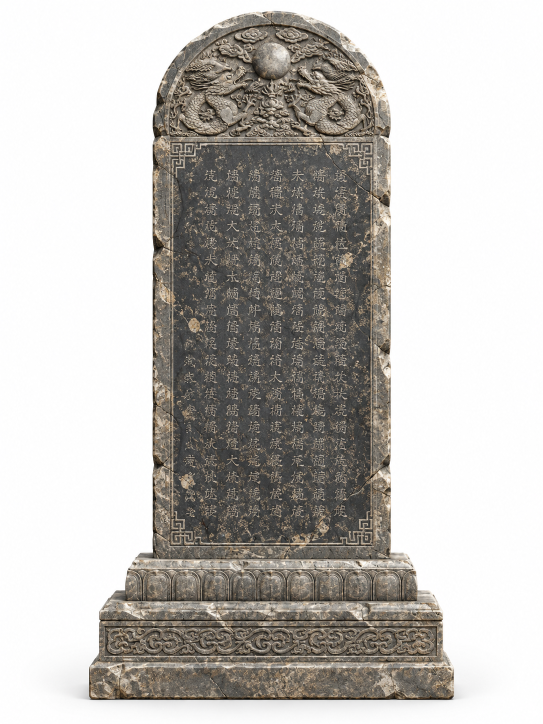
#> input picture design/references/stele-final/stele_front.png, 1086 x 1448 px (shown at 1/2 size); its folder holds 4 pictures in this run
$ python prepare_textures.py   (older library calls are emulated)
#> lines starting #> are read from the running program, lines starting #| are printed output that depends on the picture
"""Reference registration and deterministic PBR atlas preparation.

References are user supplied AI concept images, not archaeological records.
No image synthesis service is used: this is numeric UV/height-map preparation
for the explicitly requested Blender reconstruction.
"""
from pathlib import Path
import json
import cv2
import numpy as np
from PIL import Image

ROOT = Path(__file__).resolve().parents[3]
REF = ROOT / 'design/references/stele-final'
OUT = ROOT / 'apps/web/public/assets/stele/model3d/final'
OUT.mkdir(parents=True, exist_ok=True)
W, H = 3072, 4096
REGIONS = {
    'front': (0, 0, 1024, 2048), 'back': (1024, 0, 2048, 2048),
    'crown_front': (0, 2048, 1024, 2560), 'crown_back': (1024, 2048, 2048, 2560),
    'stone': (0, 2560, 1024, 3584), 'lotus': (1024, 2560, 2048, 2816),
    'scroll': (1024, 2816, 2048, 3072), 'left': (1024, 3072, 1536, 4096),
    'right': (1536, 3072, 2048, 4096), 'bottom': (0, 3584, 1024, 4096),
    'plinth_front': (2048,0,3072,256), 'plinth_back': (2048,256,3072,512),
    'plinth_left': (2048,512,3072,768), 'plinth_right': (2048,768,3072,1024),
    'cornice_front': (2048,1024,3072,1152), 'cornice_back': (2048,1152,3072,1280),
    'cornice_left': (2048,1280,3072,1408), 'cornice_right': (2048,1408,3072,1536),
    'plinth_top': (2048,1536,3072,2048), 'cornice_top': (2048,2048,3072,2560),
    'socket_top': (2048,2560,3072,3072), 'arch_edge': (2048,3072,3072,3328),
    'lotus_left': (2048,3328,3072,3456), 'lotus_right': (2048,3456,3072,3584),
    'scroll_left': (2048,3584,3072,3840), 'scroll_right': (2048,3840,3072,4096),
}

# [13 lines left out: function physical_stone, not called in this run]

def read(direction):
#> called with direction = 'front'
    return np.array(Image.open(REF / f'stele_{direction}.png').convert('RGB'))
#> returned value is the input picture: shape (1448, 1086, 3); mean R, G, B 191.1, 188.3, 184.5

def crop(a, rect):
    x0, y0, x1, y1 = rect
    return a[y0:y1, x0:x1]

# [7 lines left out: function normals, not called in this run]

def main():
    front, back, left, right = [read(k) for k in ('front', 'back', 'left', 'right')]
#> call 2 of read, with direction = 'back'
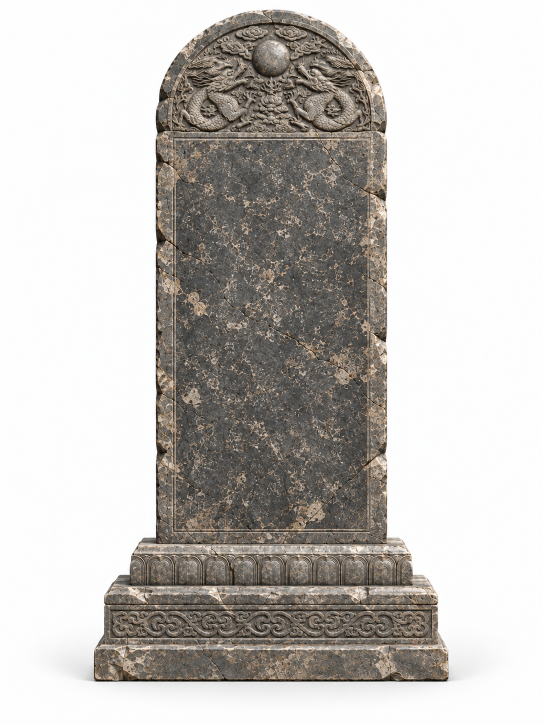
#> input picture design/references/stele-final/stele_back.png, 1086 x 1448 px (shown at 1/2 size)
#> in read, returned value is the input picture: shape (1448, 1086, 3); mean R, G, B 195, 192, 188.2
#> call 3 of read, with direction = 'left'
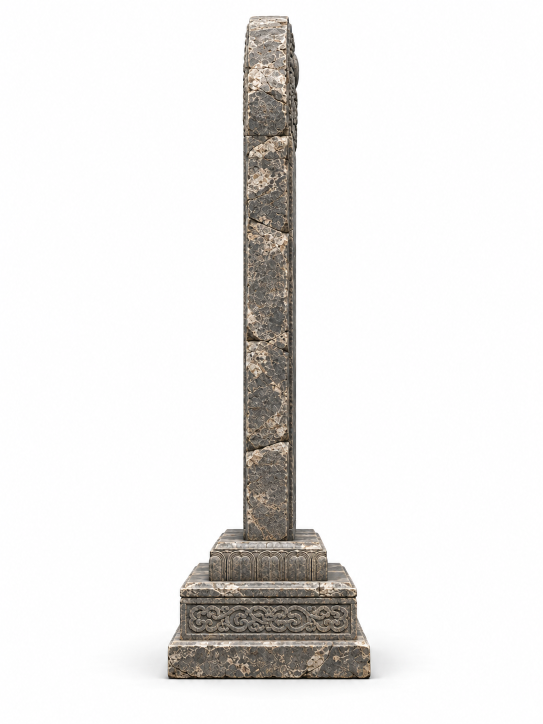
#> input picture design/references/stele-final/stele_left.png, 1086 x 1448 px (shown at 1/2 size)
#> in read, returned value is the input picture: shape (1448, 1086, 3); mean R, G, B 236.8, 235.5, 234.3
    source = {
        'front': crop(front, (305, 275, 780, 1116)),
        'back': crop(back, (309, 267, 776, 1087)),
        'crown_front': crop(front, (305, 22, 780, 275)),
        'crown_back': crop(back, (309, 19, 777, 267)),
        'stone': crop(back, (351, 600, 737, 986)),
        'lotus': crop(front, (257, 1144, 829, 1201)),
        'scroll': crop(front, (208, 1253, 875, 1317)),
        'left': crop(left, (491, 273, 575, 1078)),
        'right': crop(right, (513, 274, 595, 1102)),
        'bottom': crop(read('bottom'), (179, 440, 1079, 790)),
    }
    source.update({
        'plinth_front':crop(front,(183,1328,905,1398)),
        'plinth_back':crop(back,(194,1290,893,1358)),
        'plinth_left':crop(left,(412,1288,676,1354)),
        'plinth_right':crop(right,(412,1318,676,1384)),
        'lotus_left':crop(left,(422,1098,653,1162)),
        'lotus_right':crop(right,(432,1127,661,1187)),
        'scroll_left':crop(left,(376,1212,703,1271)),
        'scroll_right':crop(right,(379,1241,708,1303)),
    })
    for name,width,height,seed in [('cornice_front',1.75,.036,4),('cornice_back',1.75,.036,5),('cornice_left',.65,.036,6),('cornice_right',.65,.036,7),('plinth_top',1.85,.72,8),('cornice_top',1.75,.65,9),('socket_top',1.46,.45,10),('arch_edge',1.01,.24,11)]:
        source[name]=physical_stone(width,height,seed)
    atlas = np.full((H, W, 3), 110, np.uint8)
    normal = np.empty_like(atlas); normal[:] = (128, 128, 255)
    orm = np.empty_like(atlas); orm[:] = (255, 230, 0)
    heights = {}
    for name, rect in REGIONS.items():
        x0, y0, x1, y1 = rect
        sw, sh = x1-x0-16, y1-y0-16
        a = cv2.resize(source[name], (sw, sh), interpolation=cv2.INTER_LANCZOS4)
        # Remove the white exterior from the crown rectangle before atlas packing.
        if name.startswith('crown'):
            exterior = (a.min(axis=2) > 220).astype(np.uint8)
            a = cv2.inpaint(a, exterior, 9, cv2.INPAINT_TELEA)
        g = cv2.cvtColor(a, cv2.COLOR_RGB2GRAY).astype(np.float32) / 255
        # Reduce photographic lighting without destroying weathering variation.
        low = cv2.GaussianBlur(g, (0, 0), 28)
        gain = np.clip(.38 / np.maximum(low, .12), .72, 1.10)
        color = np.uint8(np.clip(a * gain[..., None], 0, 255))
        micro = g - cv2.GaussianBlur(g, (0, 0), 2.2)
        if name.startswith('crown'):
            h = crown_height(source[name])
        elif name.startswith('lotus'):
            h = cv2.GaussianBlur(g, (0, 0), 1.8)
        elif name.startswith('scroll'):
            h = cv2.GaussianBlur(g, (0, 0), 1.5)
        else:
            h = micro
        if name.startswith(('crown','lotus','scroll')):
            heights[name] = h
        # Bright concept glyph strokes are incised, not embossed.
        tile_normal = normals(-micro if name=='front' else micro, .85)
        cavity = np.clip(1 + micro * .5, .80, 1)
        tile_orm = np.stack([cavity*255, np.clip(231-micro*35, 211, 246), np.zeros_like(g)], axis=-1).astype(np.uint8)
        for target, tile in ((atlas, color), (normal, tile_normal), (orm, tile_orm)):
            target[y0:y1, x0:x1] = cv2.copyMakeBorder(tile, 8, 8, 8, 8, cv2.BORDER_REPLICATE)
    Image.fromarray(atlas).save(OUT / 'stone_basecolor.jpg', quality=94, subsampling=0)
    # Source reference detail is <= 1K per part; 2K-high data atlas avoids
    # spending GPU memory on interpolated pixels. Base color remains 4K-high.
    Image.fromarray(normal).resize((1536,2048),Image.Resampling.LANCZOS).save(OUT / 'stone_normal.png', optimize=True)
    orm[:,:,0]=(orm[:,:,0]//8)*8
    orm[:,:,1]=(orm[:,:,1]//4)*4
    Image.fromarray(orm).resize((1536,2048),Image.Resampling.LANCZOS).save(OUT / 'stone_orm.png', optimize=True)
    np.savez_compressed(Path(__file__).parent / 'sculpt_fields.npz', **heights)
    (OUT / 'atlas.json').write_text(json.dumps({'size':[W,H], 'padding':8,'regions':REGIONS}, indent=2), encoding='utf-8')
    print('Registered reference atlas:', W, H)

# [38 lines left out: function crown_height, not called in this run]

if __name__ == '__main__':
#> (the run stopped early here; a loop or call above may not have finished)
